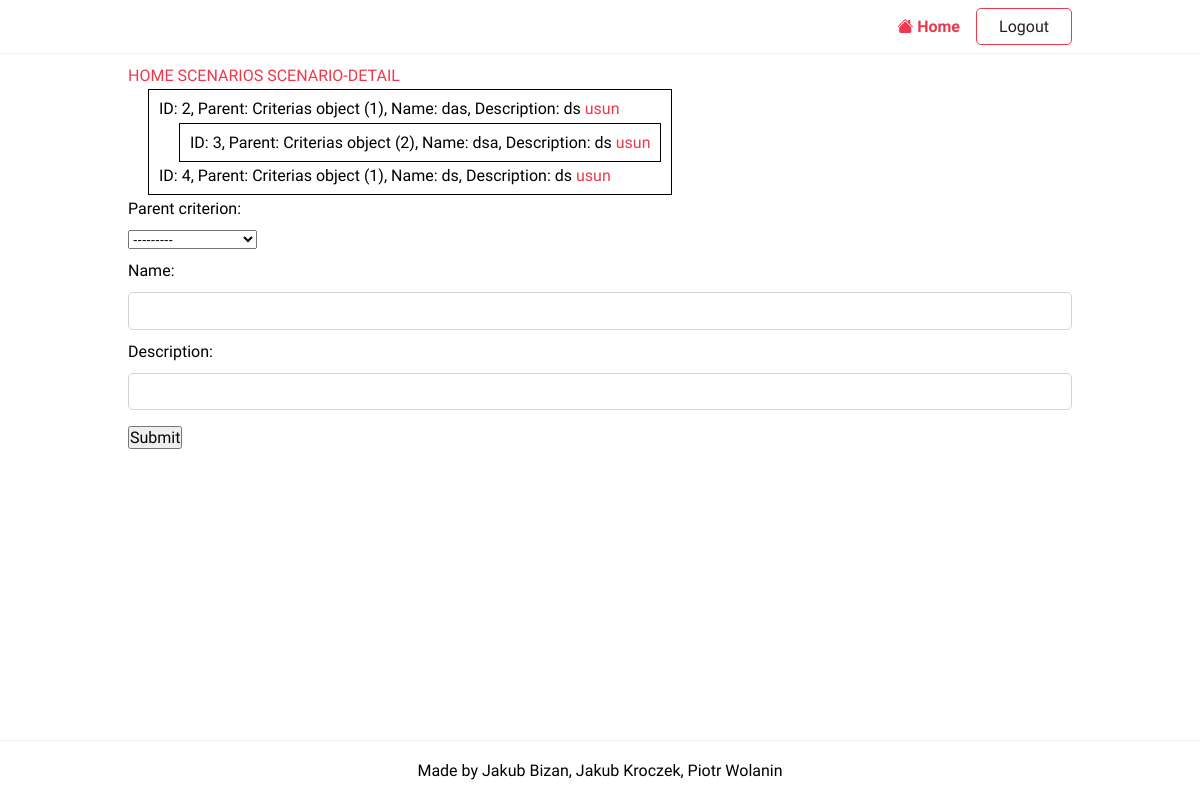
/scenarios/1/criterias/modify (signed in), run on the app's committed database.
### projekt/models/models.py (models this page shows)
class Criterias(m.Model):
    parent_criterion = m.ForeignKey('self', blank=True, null=True, related_name='children', on_delete=m.CASCADE)
    name = m.CharField(max_length=50)
    description = m.CharField(max_length=150)

### projekt/views/facilitator/criterias.py (the view, shortened to what this page needs)
# urls.py: path('scenarios/<pk>/criterias/modify', CreateCriteriaView.as_view(), name='modify-criteria'),
class CreateCriteriaView(LoginRequiredMixin, CreateView):
    model = Criterias
    form_class = CriteriasForms
    template_name = 'scenario/scenario_modify_criterias.html'
    def get_form_kwargs(self, *args, **kwargs):
        form_kwargs = super(CreateCriteriaView, self).get_form_kwargs(*args,**kwargs)
        scenario = DecisionScenarios.objects.get(pk=self.kwargs['pk'])
        model = scenario.modelID
        form_kwargs['form_q'] = Criterias.objects.filter(modelcriterias__modelID=model)
        return form_kwargs
    def get_context_data(self, **kwargs):
        context = super().get_context_data(**kwargs)
        scenario = DecisionScenarios.objects.get(pk=self.kwargs['pk'])
        model = scenario.modelID
        my_objects = ModelCriterias.objects.filter(modelID=model.pk)
        rootCriterion = my_objects.filter(criteriaID__parent_criterion__isnull=True).first()
        context['criterias'] = rootCriterion.criteriaID
        context['scenario'] = scenario
        return context

### projekt/forms/forms.py
class CriteriasForms(forms.ModelForm):
    class Meta:
        model = Criterias
        fields = ['parent_criterion', 'name', 'description']
    def __init__(self, **kwargs):
        q = kwargs.pop("form_q")
        super(CriteriasForms, self).__init__(**kwargs)
        self.fields['parent_criterion'] = forms.ModelChoiceField(queryset=q)
        self.fields['parent_criterion'].label_from_instance = lambda obj: f'ID: {obj.id}; Name: {obj.name}'

### projekt/templatetags/criterium_tag.py (called while the page is built)
@register.inclusion_tag('projekt/criterium.html')
def criterium_tag(criterium, to_delete=False, scenario_id=None):
    subcriterias = criterium.children.all()
    return {'children': subcriterias, 'to_delete': to_delete, 'scenario_id': scenario_id}

### templates/scenario/scenario_modify_criterias.html (shortened to what this page needs)
{%extends 'base.html' %}
{% load criterium_tag %}
{%block content%}
<div>
    <a href={% url 'index'%}>HOME</a>
    <a href={% url 'scenarios'%}>SCENARIOS</a>
    <a href={% url 'scenario-detail' scenario.pk %}>SCENARIO-DETAIL</a>
</div>
{% criterium_tag criterias True scenario.pk %}
<form action = "" method = "post">
    {{form }}
    <input type="submit" value="Submit">
</form>
{%endblock content%}

### templates/projekt/criterium.html
{% load criterium_tag %}
<div class="criteria-block" >
    {% for child in children %}
    <div> ID: {{child.id}}, Parent: {{ child.parent_criterion }}, Name: {{ child.name }}, Description: {{ child.description }}{% if to_delete == True %}<a href={% url 'delete-criteria' scenario_id child.id%}> usun</a>{% endif %}</div>
        {% if child.children.count > 0 %}
             {% criterium_tag child to_delete scenario_id %}
        {% endif %}
    {% endfor %}
</div>

### static/projekt/css/style.css (style rules this page uses)
:root { --color-primary: #ee394c; --color-secondary: #86b7fe; --color-light: #f2f2f2; --color-gray: #ced4da; --color-dark: #212121; --color-white: #ffffff; --color-error: #e2442f; --color-warning: #ffc900; --color-info: #02a2b9; --color-success: #1ba345; --color-input: #00d1b2; --border-radius: 5px; }
* { margin: 0; padding: 0; box-sizing: border-box; text-rendering: optimizeLegibility; }
html, body { height: 100%; }
input, button, textarea { font: inherit; }
body { font-family: 'Dosis', sans-serif; font-size: 1rem; line-height: 1.7; display: flex; flex-direction: column; }
a { color: var(--color-primary); text-decoration: none; }
form > * { display: block; margin-bottom: 0.5rem; }
form > input[type='submit'], form > button { margin: 1rem 0; }
input[type='text'], input[type='email'], input[type='password'], textarea { border-radius: var(--border-radius); border: solid 1px var(--color-gray); width: 100%; padding: 0.25rem 0.75rem; }
.criteria-block { margin-left: 20px; border: 1px solid black; padding: 5px 10px; display: inline-block; }

### projekt/static/css/style.css (style rules this page uses)
:root { --color-primary: #ee394c; --color-secondary: #86b7fe; --color-light: #f2f2f2; --color-gray: #ced4da; --color-dark: #212121; --color-white: #ffffff; --color-error: #e2442f; --color-warning: #ffc900; --color-info: #02a2b9; --color-success: #1ba345; --color-input: #00d1b2; --border-radius: 5px; }
* { margin: 0; padding: 0; box-sizing: border-box; text-rendering: optimizeLegibility; }
html, body { height: 100%; }
input, button, textarea { font: inherit; }
body { font-family: 'Dosis', sans-serif; font-size: 1rem; line-height: 1.7; display: flex; flex-direction: column; }
a { color: var(--color-primary); text-decoration: none; }
form > * { display: block; margin-bottom: 0.5rem; }
form > input[type='submit'], form > button { margin: 1rem 0; }
input[type='text'], input[type='email'], input[type='password'], textarea { border-radius: var(--border-radius); border: solid 1px var(--color-gray); width: 100%; padding: 0.25rem 0.75rem; }
.criteria-block { margin-left: 20px; border: 1px solid black; padding: 5px 10px; display: inline-block; }

### data on the page
Criterias: id "2", parent_criterion "Criterias object (1)", name "das", description "ds"
Criterias: id "3", parent_criterion "Criterias object (2)", name "dsa", description "ds"
Criterias: id "4", parent_criterion "Criterias object (1)", name "ds", description "ds", parent_criterion "---------"
